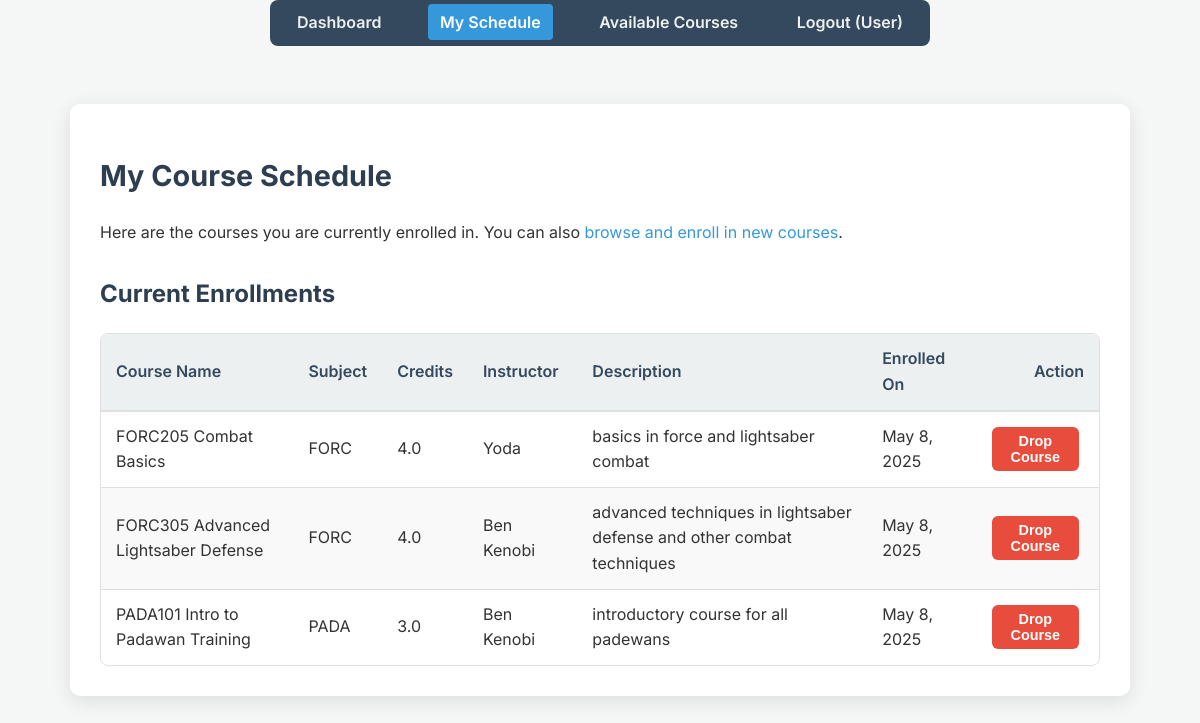
The page /student_schedule.php (signed in) on the database its author committed.
### tables this page shows
CREATE TABLE IF NOT EXISTS `enrollments` (
  `enrollment_id` int UNSIGNED NOT NULL AUTO_INCREMENT,
  `user_id` int UNSIGNED NOT NULL,
  `course_id` int UNSIGNED NOT NULL,
  `enrollment_date` date DEFAULT NULL,
  PRIMARY KEY (`enrollment_id`),
  KEY `idx_enrollment_student` (`user_id`),
  KEY `idx_enrollment_course` (`course_id`)
);

CREATE TABLE IF NOT EXISTS `courses` (
  `course_id` int UNSIGNED NOT NULL AUTO_INCREMENT,
  `course_name` varchar(100) NOT NULL,
  `description` text,
  `subject_area` varchar(100) DEFAULT NULL,
  `credits` decimal(3,1) DEFAULT NULL,
  `teacher_id` int UNSIGNED DEFAULT NULL,
  `instructor` varchar(100) DEFAULT NULL,
  PRIMARY KEY (`course_id`),
  KEY `idx_teacher_id` (`teacher_id`)
);

CREATE TABLE IF NOT EXISTS `users` (
  `user_id` int UNSIGNED NOT NULL AUTO_INCREMENT,
  `user_name` varchar(100) NOT NULL,
  `email` varchar(255) NOT NULL,
  `password` varchar(255) NOT NULL,
  `role` enum('student','teacher') NOT NULL DEFAULT 'student',
  `age` int DEFAULT NULL,
  `grade` varchar(10) DEFAULT NULL,
  PRIMARY KEY (`user_id`),
  UNIQUE KEY `email` (`email`),
  KEY `idx_email` (`email`),
  KEY `idx_role` (`role`)
);

### student_schedule.php (the view, shortened to what this page needs)
<?php
require_once 'db_connect.php';
require_once 'includes/header.php';
$student_id = $_SESSION['user_id'];
$enrolled_courses = [];
$sql_fetch = "SELECT e.enrollment_id, c.course_id, c.course_name, c.description, c.subject_area, c.credits, u.user_name as instructor_name, e.enrollment_date
              FROM Enrollments e
              JOIN Courses c ON e.course_id = c.course_id
              LEFT JOIN Users u ON c.teacher_id = u.user_id -- LEFT JOIN in case teacher_id is NULL
              WHERE e.user_id = ?
              ORDER BY c.subject_area, c.course_name";
$stmt_fetch = $conn->prepare($sql_fetch);
if ($stmt_fetch) {
    $stmt_fetch->bind_param("i", $student_id);
    $stmt_fetch->execute();
    $result = $stmt_fetch->get_result();
    while ($row = $result->fetch_assoc()) {
        $enrolled_courses[] = $row;
    }
} else {
    $message = "Error fetching your enrolled courses: " . $conn->error;
    $message_type = 'error';
    error_log("Prepare failed for fetching student schedule: (" . $conn->errno . ") " . $conn->error);
}
?>
<h1>My Course Schedule</h1>
<p>Here are the courses you are currently enrolled in. You can also <a href="all_courses.php">browse and enroll in new courses</a>.</p>
<section>
    <h2>Current Enrollments</h2>
    <div class="table-wrapper">
        <table class="data-table">
            <thead>
                <tr>
                    <th>Course Name</th>
                    <th>Subject</th>
                    <th>Credits</th>
                    <th>Instructor</th>
                    <th>Description</th>
                    <th>Enrolled On</th>
                    <th>Action</th>
                </tr>
            </thead>
            <tbody>
                <?php if (!empty($enrolled_courses)): ?>
                    <?php foreach ($enrolled_courses as $course): ?>
                        <tr>
                            <td><?php echo htmlspecialchars($course['course_name']); ?></td>
                            <td><?php echo htmlspecialchars($course['subject_area']); ?></td>
                            <td><?php echo htmlspecialchars(number_format($course['credits'], 1)); ?></td>
                            <td><?php echo htmlspecialchars($course['instructor_name'] ?? 'N/A'); ?></td>
                            <td><?php echo nl2br(htmlspecialchars($course['description'])); ?></td>
                            <td><?php echo htmlspecialchars(date("M j, Y", strtotime($course['enrollment_date']))); ?></td>
                            <td>
                                <form action="student_schedule.php" method="post" class="confirm-delete" data-confirm-message="Are you sure you want to drop '<?php echo htmlspecialchars($course['course_name']); ?>' from your schedule?">
                                    <button type="submit" class="clear-btn">Drop Course</button>
                                </form>
                            </td>
                        </tr>
                    <?php endforeach; ?>
                <?php else: ?>
                    <tr>
                        <td colspan="7">You are not currently enrolled in any courses. <a href="all_courses.php">Find courses to enroll in!</a></td>
                    </tr>
                <?php endif; ?>
            </tbody>
        </table>
    </div>
</section>
<?php
require_once 'includes/footer.php';
?>

### style.css (style rules this page uses)
body { font-family: 'Inter', sans-serif; line-height: 1.6; margin: 0; padding: 0; background-color: #f4f7f6; color: #333; display: flex; justify-content: center; align-items: center; min-height: 100vh; }
h1, h2, h3 { color: #2c3e50; margin-bottom: 20px; }
h1 { font-size: 1.8em; }
h2 { font-size: 1.5em; margin-top: 30px; }
form { margin-top: 20px; text-align: left; }
button, .button-link { display: inline-block; background-color: #3498db; color: white !important; padding: 12px 25px; border: none; border-radius: 6px; cursor: pointer; font-size: 1em; font-weight: 600; text-decoration: none; transition: background-color 0.3s ease, transform 0.1s ease; margin-right: 10px; margin-top: 10px; text-align: center; width: auto; }
button.clear-btn, .button-link.clear-btn { background-color: #e74c3c; }
a { color: #3498db; text-decoration: none; transition: color 0.3s ease; }
.table-wrapper { overflow-x: auto; -webkit-overflow-scrolling: touch; border: 1px solid #e0e0e0; border-radius: 8px; margin-top: 20px; background-color: #fff; }
.data-table { width: 100%; border-collapse: collapse; }
.data-table th, .data-table td { border-bottom: 1px solid #e0e0e0; padding: 12px 15px; text-align: left; vertical-align: middle; }
.data-table td:last-child, .data-table th:last-child { text-align: right; }
.data-table td form { margin-top: 0; display: inline-block; margin-left: 5px; }
.data-table td button, .data-table td .button-link { padding: 6px 12px; font-size: 0.9em; margin-top: 0; margin-right: 5px; }
.data-table thead { background-color: #ecf0f1; color: #34495e; border-bottom: 2px solid #dcdcdc; }
.data-table th { font-weight: 600; border-bottom-width: 2px; }
.data-table tbody tr:nth-child(even) { background-color: #f9f9f9; }
.data-table tbody tr:last-child td { border-bottom: none; }

### rows shown on the page
enrollments: course.course_name "FORC205 Combat Basics", course.subject_area "FORC", course.credits "4.0", users.user_name "Yoda", course.description "basics in force and lightsaber combat", enrollment_date "May 8, 2025"
enrollments: course.course_name "FORC305 Advanced Lightsaber Defense", course.subject_area "FORC", course.credits "4.0", users.user_name "Ben Kenobi", course.description "advanced techniques in lightsaber defense and other combat techniques", enrollment_date "May 8, 2025"
enrollments: course.course_name "PADA101 Intro to Padawan Training", course.subject_area "PADA", course.credits "3.0", users.user_name "Ben Kenobi", course.description "introductory course for all padewans", enrollment_date "May 8, 2025"

### other values the page prints
$_SESSION['user_name'] "User"
